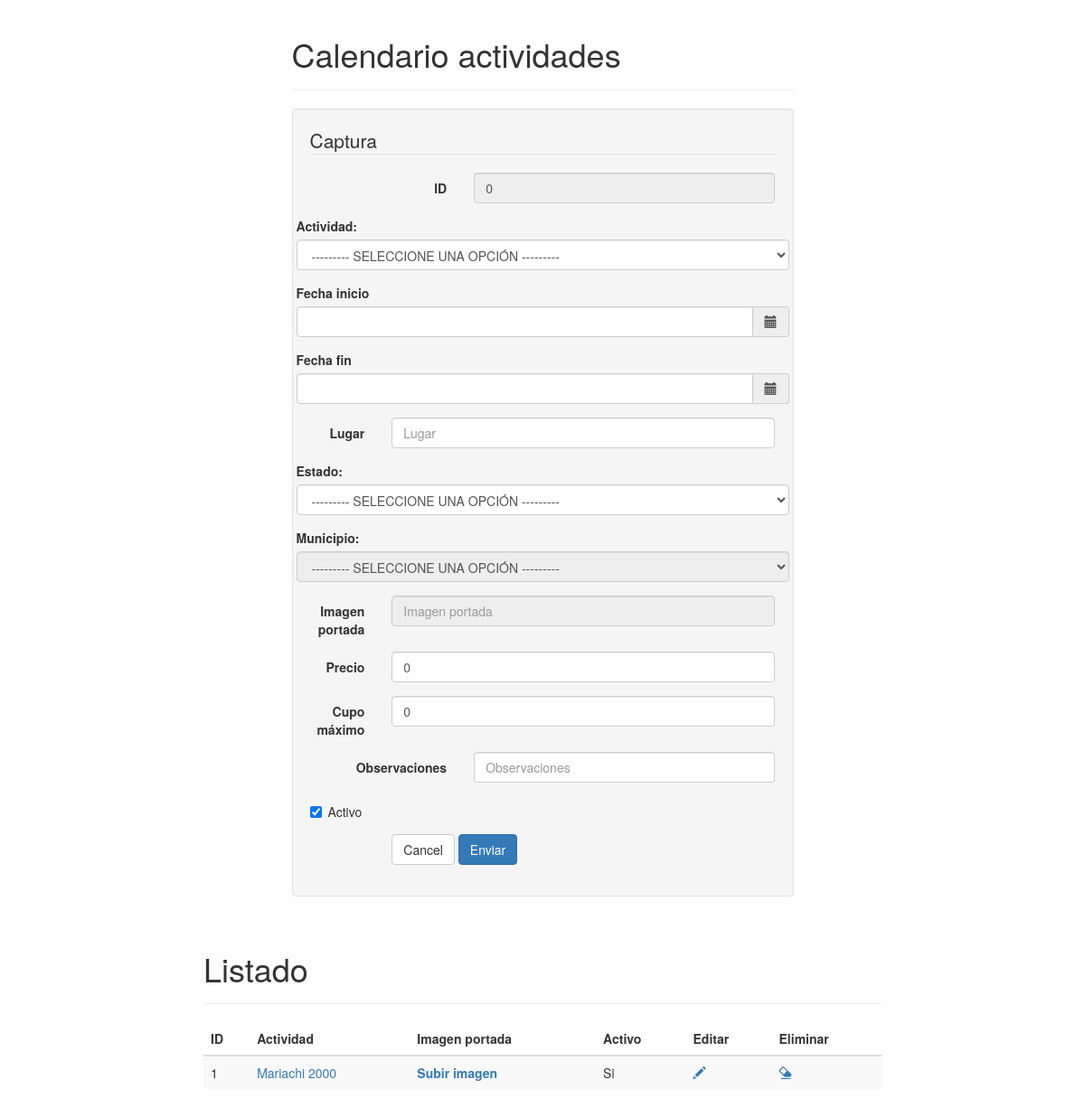
The app's page /php/cat_calendario_actividades.php, older data.
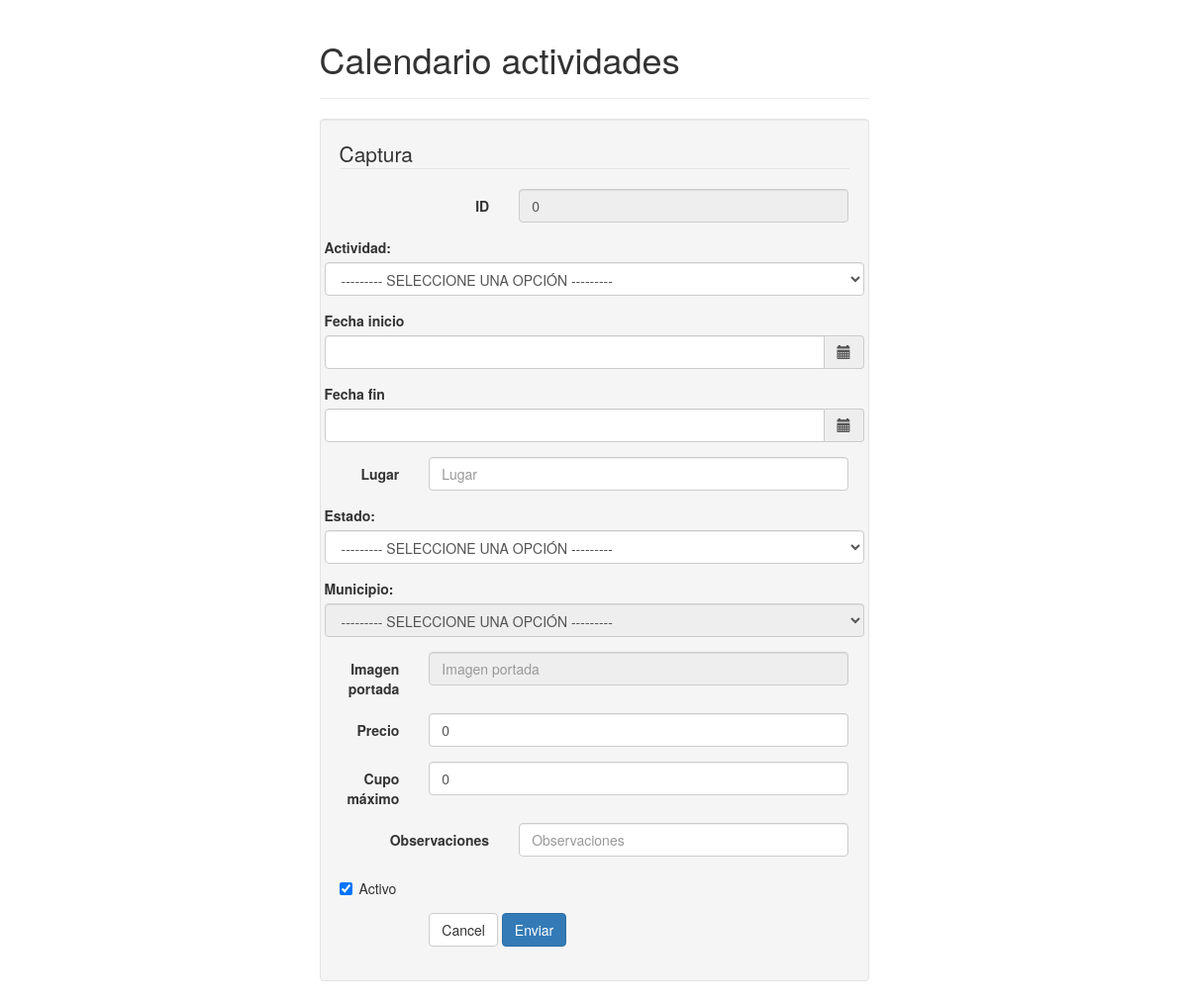
The same page, newer data.
### tables this page shows
CREATE TABLE IF NOT EXISTS `calendario_actividades` (
  `cve_calendario` int(11) NOT NULL,
  `cve_actividad` int(11) NOT NULL,
  `fecha_inicio` datetime NOT NULL,
  `fecha_fin` datetime NOT NULL,
  `lugar` varchar(40) DEFAULT NULL,
  `cve_estado` int(11) NOT NULL,
  `cve_municipio` int(11) NOT NULL,
  `imagen_portada` varchar(80) DEFAULT NULL,
  `precio` double DEFAULT NULL,
  `cupo_maximo` int(11) DEFAULT NULL,
  `observaciones` varchar(250) DEFAULT NULL,
  `fecha_alta` datetime NOT NULL,
  `activo` bit(1) NOT NULL
);

CREATE TABLE IF NOT EXISTS `actividades` (
  `cve_actividad` int(11) NOT NULL,
  `cve_tipo` int(11) NOT NULL,
  `nombre` varchar(120) NOT NULL,
  `descripcion` varchar(200) NOT NULL,
  `activo` bit(1) NOT NULL
);

### php/class/UtilDB.php (called while the page is built, shortened)
<?php
class UtilDB {
    private static $servername = "mysql.hostinger.es";
    private static $username = "u798069583_ovc";
    private static $password = "9811977";
    private static $database = "u798069583_ovc";
    static function getConnection() {
        try {
            $cnxString = "mysql:host=" . UtilDB::$servername . ";dbname=" . UtilDB::$database;
            $params = array(PDO::MYSQL_ATTR_INIT_COMMAND => "SET NAMES utf8", PDO::ATTR_ERRMODE => PDO::ERRMODE_EXCEPTION, PDO::ATTR_CASE => PDO::CASE_LOWER);
            $cnx = new PDO($cnxString, UtilDB::$username, UtilDB::$password, $params);
        } catch (PDOException $e) {
            echo "Connection failed: " . $e->getMessage();
        }
        return $cnx;
    }
    static function ejecutaConsulta($sql) {
        $cnx = UtilDB::getConnection();
        $rst = $cnx->query($sql);
        return $rst;
    }
}

### php/cat_calendario_actividades.php (the view, shortened to what the changed rows need)
<?php
$sql = "SELECT ca.cve_calendario, a.nombre AS actividad, ca.imagen_portada ,ca.activo FROM calendario_actividades AS ca INNER JOIN actividades AS a ON a.cve_actividad = ca.cve_actividad ORDER BY ca.fecha_inicio DESC";
$rst = UtilDB::ejecutaConsulta($sql);
?>
<!DOCTYPE html>
<html lang="es">
    <head>
        <link href="../js/jquery-ui-1.11.4/jquery-ui.min.css" rel="stylesheet"/>
        <link href="../twbs/bootstrap-3.3.5-dist/css/bootstrap.min.css" rel="stylesheet"/>
    </head>
    <body>
        <div class="container">
            <div class="row">
                <div class="col-md-6 col-md-offset-3">
                    <div class="page-header">
                        <h1 id="forms">Calendario actividades</h1>
                    </div>
                </div>
            </div>
                                        <?php
                                        $sql2 = "SELECT * FROM estados where activo=1 ORDER BY nombre";
                                        $rst2 = UtilDB::ejecutaConsulta($sql2);
                                        ?>
            <?php if($rst->rowCount() > 0){?>
            <div class="row">
            <div class="col-md-8 col-md-offset-2">
                <div class="page-header">
                    <h1 id="tables">Listado</h1>
                </div>
                <div class="bs-component">
                    <table class="table table-striped table-hover ">
                        <thead>
                            <tr>
                                <th>ID</th>
                                <th>Actividad</th>
                                <th>Imagen portada</th>
                                <th>Activo</th>
                                <th>Editar</th>
                                <th>Eliminar</th>
                            </tr>
                        </thead>
                        <tbody>
                            <?php foreach ($rst as $row){?>
                            <tr>
                                <td><?php echo($row['cve_calendario']);?></td>
                                <td><a href="javascript:void(0);" data-toggle="modal" data-remote="cat_calendario_actividades_id.php?id=<?php echo($row['cve_calendario']); ?>" data-target="#myModal"><?php echo($row['actividad']);?></a></td>
                                <th><?php echo($row['imagen_portada'] != "" ? "<img src=\"../img/File-JPG-icon.png\" alt=\"" . utf8_encode($row['actividad']) . "\" title=\"" . $row['actividad'] . "\" data-toggle=\"popover\" data-content=\"<img src='../" . $row['imagen_portada'] . "' alt='" . $row['actividad'] . "' class='img-responsive'/>\" style=\"cursor:pointer;\"/><br/><br/><a data-toggle=\"modal\" data-target=\"#myModal\" data-remote=\"cat_calendario_actividades_img.php?xCveCalendario=" . $row['cve_calendario'] ."\" href=\"javascript:void(0);\">Cambiar imagen</a>" : "<a data-toggle=\"modal\" data-target=\"#myModal\" data-remote=\"cat_calendario_actividades_img.php?xCveCalendario=" . $row['cve_calendario'] . "\" href=\"javascript:void(0);\">Subir imagen</a>"); ?></th>
                                <td><?php echo($row['activo'] == 1 ? "Si":"No");?></td>
                                <td><a href="javascript:void(0);" onclick="editar(<?php echo($row['cve_calendario']);?>);"><span class="glyphicon glyphicon-pencil"></span></a></td>
                                <td><a href="javascript:void(0);" onclick="if(confirm('¿Está realmente seguro de eliminar este registro?')){eliminar(<?php echo($row['cve_calendario']);?>);}else{ return false;};"><span class="glyphicon glyphicon-erase"></span></a></td>
                            </tr>
                            <?php } $rst->closeCursor();?>
                        </tbody>
                    </table>
                </div>
            </div>
            </div>
            <?php }?>
        </div>
    </body>
</html>

Row changes from the older to the newer data that the page shows:
removed calendario_actividades: cve_calendario "1", cve_actividad.nombre "Mariachi 2000", activo "Si"
Text that changed along with them:
text no longer shown: "Listado ID Actividad Imagen portada Activo Editar Eliminar"
